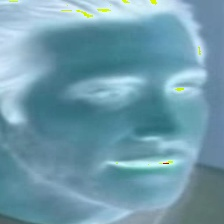
#> input picture backend/uploads/sample_faces/face_4.jpg, 224 x 224 px
$ python -i data_processor.py   (imports and definitions only)
#> lines starting #> are read from the running program, lines starting #| are printed output that depends on the picture
import cv2
import numpy as np
import os
from tqdm import tqdm
from typing import Tuple, List

class DataProcessor:
    def __init__(self, output_size: Tuple[int, int] = (224, 224)):
        """
        Initialize the DataProcessor.
        Args:
            output_size: Tuple of (height, width) for output frames
        """
        self.output_size = output_size
        # Load the face cascade classifier
        cascade_path = cv2.data.haarcascades + 'haarcascade_frontalface_default.xml'
        self.face_cascade = cv2.CascadeClassifier(cascade_path)

    # [34 lines left out: function extract_frames, not called in this run]

    def detect_and_align_face(self, image_path: str) -> np.ndarray:
        """
        Detect and align face in an image using OpenCV.
        Args:
            image_path: Path to the input image
        Returns:
            Aligned face image as numpy array
        """
#> called with image_path = '../../uploads/sample_faces/face_4.jpg'
        # Read the image
        image = cv2.imread(image_path)
#> image is the input picture: shape (224, 224, 3); mean B, G, R 171.5, 155.1, 111.9
        if image is None:
            return None

        # Convert to grayscale for face detection
        gray = cv2.cvtColor(image, cv2.COLOR_BGR2GRAY)
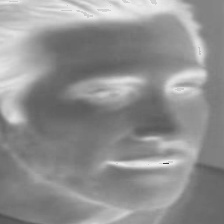
#> gray: shape (224, 224); min 60, max 242, mean 144

        # Detect faces
        faces = self.face_cascade.detectMultiScale(
            gray,
            scaleFactor=1.1,
            minNeighbors=5,
            minSize=(30, 30)
        )
#> faces = ()

        if len(faces) == 0:
            return None

        # Get the largest face
        if len(faces) > 1:
            faces = sorted(faces, key=lambda x: x[2] * x[3], reverse=True)

        x, y, w, h = faces[0]

        # Add margin around the face
        margin = int(max(w, h) * 0.1)
        x = max(0, x - margin)
        y = max(0, y - margin)
        w = min(image.shape[1] - x, w + 2 * margin)
        h = min(image.shape[0] - y, h + 2 * margin)

        # Extract and resize the face
        face_image = image[y:y+h, x:x+w]
        face_image = cv2.resize(face_image, self.output_size)

        return face_image

    # [42 lines left out: functions process_dataset, process_video, not called in this run]

# [12 lines not run here, left out]

>>> result = DataProcessor().detect_and_align_face('../../uploads/sample_faces/face_4.jpg')
